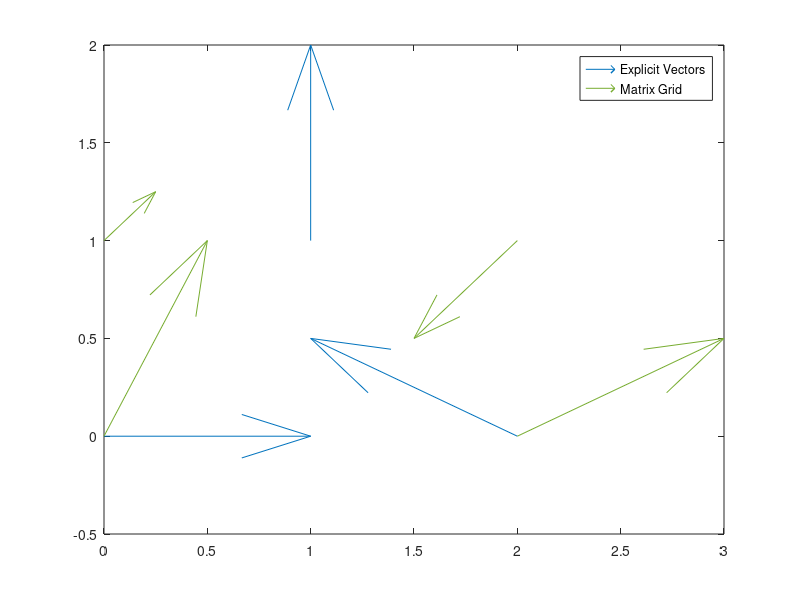

Write the MATLAB code that produced this figure.
f = figure(81);
implicit_handle = quiver([1, -1, 0.5], [0, 1, 0], 0);
implicit_x = xlim();
implicit_y = ylim();

clf(f);
quiver_main = quiver([0, 1, 2], [0, 1, 0], [1, 0, -1], [0, 1, 0.5], 0);
hold on
[xg, yg] = meshgrid([0, 2], [0, 1]);
matrix_quiver = quiver(xg, yg, [0.5, 1; 0.25, -0.5], [1, 0.5; 0.25, -0.5], 0);
legend_handle = legend("Explicit Vectors", "Matrix Grid");
x_bounds = xlim();
y_bounds = ylim();
current = gcf();
